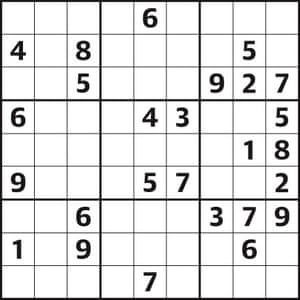
#> input picture tests/data/sudoku1.jpg, 300 x 300 px
$ python -i image.py   (imports and definitions only)
#> lines starting #> are read from the running program, lines starting #| are printed output that depends on the picture; after the words box and inside, x2 and y2 are one past the last pixel; in counts of white or black regions, pixels touching at a corner belong together
"""Image and bitmap processing utils"""
from PIL import Image
import numpy as np

# Scale down images larger than this
MAX_SIZE = 1000


def read_image(fname: str) -> (Image.Image, np.array):
    """Read file, return image and its bitmap array"""
#> called with fname = '../tests/data/sudoku1.jpg'
    im = Image.open(fname)
#> im is the input picture: PIL image 300x300 RGB; mean R, G, B 224.5, 224.4, 224.5
    while im.width > MAX_SIZE or im.height > MAX_SIZE:
        im = im.resize((im.width // 2, im.height // 2))
    bitmap = im.convert('1')
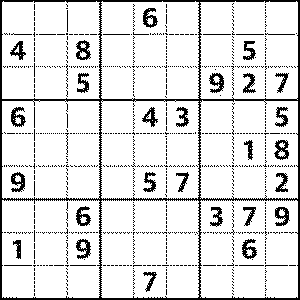
#> bitmap: PIL image 300x300 1; 87.9% white; black in thin lines or dots
    a = np.asarray(bitmap)
    a, pos = shrink(a)
    im = im.crop((pos[1], pos[0], pos[1] + a.shape[1], pos[0] + a.shape[0]))
    return im, a


def shrink_vertically(c: np.array, p: int):
    top, bottom = 0, len(c)
    while top < bottom:
        if all(c[top]):
            top += 1
            p += 1
        elif all(c[bottom - 1]):
            bottom -= 1
        else:
            break
    return c[top:bottom], p


def values_around(a, i, j):
    return [a[i + x, j + y]
            for x in range(-1, 2) for y in range(-1, 2)
            if (x, y) != (0, 0)
            and 0 <= i + x < a.shape[0]
            and 0 <= j + y < a.shape[1]]


def shrink(c, pos=(0, 0)):
    """Crop out empty margins of a bitmap"""
#> called with pos = (0, 0)
    # Shrink one pixel from each side
    c = np.copy(c[1:-1, 1:-1])
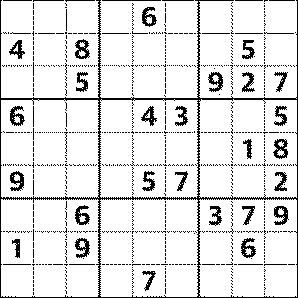
#> c: shape (298, 298) bool; 89% white; black in thin lines or dots
    pos = (pos[0] + 1, pos[1] + 1)
    c = remove_noise(c)
#> after the loop in remove_noise, `for i in range(c.shape[0]):`:
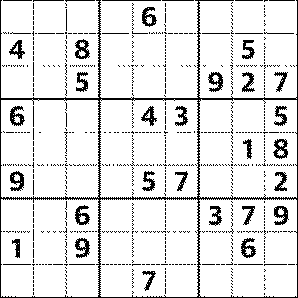
#> c: shape (298, 298) bool; 89.2% white; black in thin lines or dots
    # Shrink vertically
    c, vpos = shrink_vertically(c, pos[0])
#> in shrink_vertically, `top, bottom = 0, len(c)`: top = 0; bottom = 298
#> the loop in shrink_vertically, `while top < bottom:` made 1 pass
#> after the loop in shrink_vertically, `while top < bottom:`: p = 1; top = 0
#> vpos = 1
    # Shrink horizontally
    t = np.transpose(c)
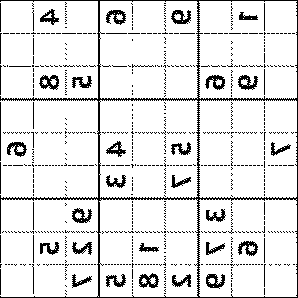
#> t: shape (298, 298) bool; 89.2% white; black in thin lines or dots
    t, hpos = shrink_vertically(t, pos[1])
#> the loop in shrink_vertically (call 2), `while top < bottom:` made 1 pass
#> hpos = 1
    return np.transpose(t), (vpos, hpos)


def remove_noise(c):
    c = np.copy(c)
    # Remove isolated pixels
    for i in range(c.shape[0]):
        for j in range(c.shape[1]):
            if not c[i, j] and all(values_around(c, i, j)):
                c[i, j] = True
    return c


def show_cells(a, cells):
    """Display bitmap with outlines of all cells; for debugging only"""
    im = Image.fromarray(a).convert('RGB')
    color = 0x0000ff
    for c, coords, _ in cells:
        for i in range(-1, c.shape[0] + 1):
            im.putpixel((coords[1] - 1, coords[0] + i), color)
            im.putpixel((coords[1] + c.shape[1], coords[0] + i), color)
        for i in range(-1, c.shape[1] + 1):
            im.putpixel((coords[1] + i, coords[0] - 1), color)
            im.putpixel((coords[1] + i, coords[0] + c.shape[0]), color)
    im.show()

>>> result = read_image('../tests/data/sudoku1.jpg')
#> in read_image, `a, pos = shrink(a)`: pos = (1, 1)
#> in read_image, `im = im.crop((pos[1], pos[0], pos[1] + a.shape[1], pos[0] + a.shape[0]))`:
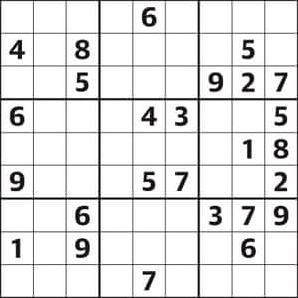
#> im: PIL image 298x298 RGB; mean R, G, B 227.3, 227.2, 227.3

$ run again, on tests/data/sudoku3.jpg
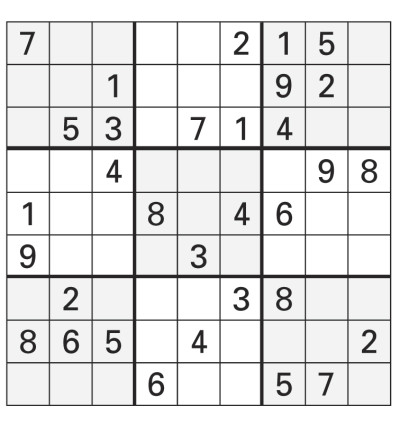
#> input picture tests/data/sudoku3.jpg, 400 x 425 px
#> in read_image, im is the input picture: PIL image 400x425 RGB; mean R, G, B 227.3, 227.2, 227.2
#> bitmap: PIL image 400x425 1; 89.1% white; black in thin lines or dots, all inside (x1, y1, x2, y2) = (6, 21, 391, 406)
#> after the loop in remove_noise, `for i in range(c.shape[0]):`:
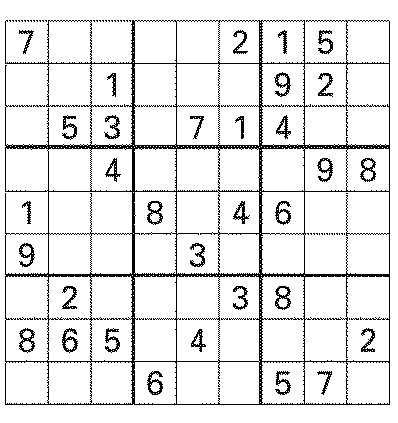
#> c: shape (423, 398) bool; 90.6% white; black in thin lines or dots, all inside (x1, y1, x2, y2) = (5, 20, 390, 405)
#> in shrink_vertically, `top, bottom = 0, len(c)`: top = 0; bottom = 423
#> the loop in shrink_vertically, `while top < bottom:` made 39 passes
#> bottom on passes 21 to 28: 422, 421, 420, 419, 418, 417, 416, 415
#> after the loop in shrink_vertically, `while top < bottom:`: bottom = 405; p = 21; top = 20
#> vpos = 21
#> the loop in shrink_vertically (call 2), `while top < bottom:` made 14 passes
#> bottom on passes 6 to 13: 397, 396, 395, 394, 393, 392, 391, 390
#> hpos = 6
#> a: shape (385, 385) bool; 89.3% white; black in thin lines or dots
#> pos = (21, 6)
#> in read_image, `im = im.crop((pos[1], pos[0], pos[1] + a.shape[1], pos[0] + a.shape[0]))`:
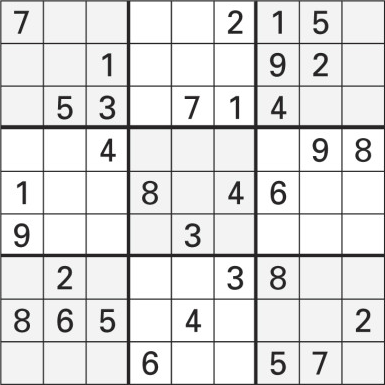
#> im: PIL image 385x385 RGB; mean R, G, B 223.4, 223.3, 223.4

$ run again, on tests/data/sudoku4.jpg
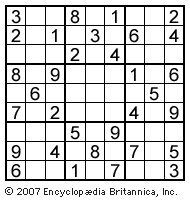
#> input picture tests/data/sudoku4.jpg, 190 x 200 px
#> in read_image, im is the input picture: PIL image 190x200 RGB; min 0, max 255, mean 210.3
#> bitmap: PIL image 190x200 1; 82.6% white; black in thin lines or dots
#> in shrink_vertically, `top, bottom = 0, len(c)`: top = 0; bottom = 198
#> the loop in shrink_vertically, `while top < bottom:` made 7 passes
#> bottom on passes 5 to 6: 197, 196
#> after the loop in shrink_vertically, `while top < bottom:`: bottom = 196; p = 5; top = 4
#> in shrink, `c, vpos = shrink_vertically(c, pos[0])`:
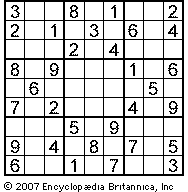
#> c: shape (192, 188) bool; 81.7% white; black in thin lines or dots
#> vpos = 5
#> the loop in shrink_vertically (call 2), `while top < bottom:` made 9 passes
#> bottom on passes 5 to 8: 187, 186, 185, 184
#> a: shape (192, 180) bool; 80.9% white; black in thin lines or dots
#> pos = (5, 5)
#> in read_image, `im = im.crop((pos[1], pos[0], pos[1] + a.shape[1], pos[0] + a.shape[0]))`:
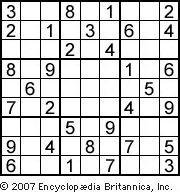
#> im: PIL image 180x192 RGB; min 0, max 255, mean 206

$ run again, on tests/data/sudoku5.png
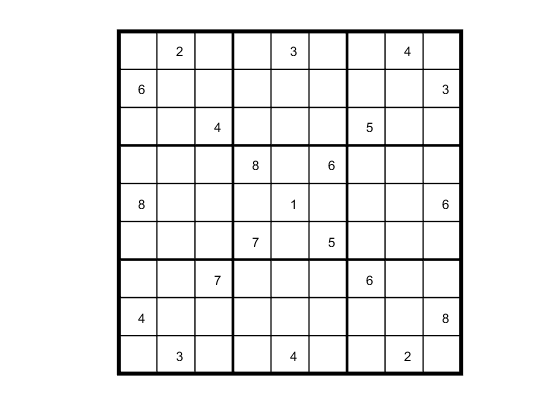
#> input picture tests/data/sudoku5.png, 560 x 420 px
#> in read_image, im is the input picture: PIL image 560x420 RGBA; mean R, G, B, A 239.2, 239.2, 239.2, 255
#> bitmap: PIL image 560x420 1; 93.9% white; 25 black regions (9 under 20 px), largest, box (x1, y1, x2, y2) and area: (117, 29, 463, 376) 13793, (442, 313, 449, 323) 29, (442, 199, 449, 209) 27
#> in shrink_vertically, `top, bottom = 0, len(c)`: top = 0; bottom = 418
#> the loop in shrink_vertically, `while top < bottom:` made 72 passes
#> bottom on passes 29 to 36: 417, 416, 415, 414, 413, 412, 411, 410
#> after the loop in shrink_vertically, `while top < bottom:`: bottom = 375; p = 29; top = 28
#> in shrink, `c, vpos = shrink_vertically(c, pos[0])`:
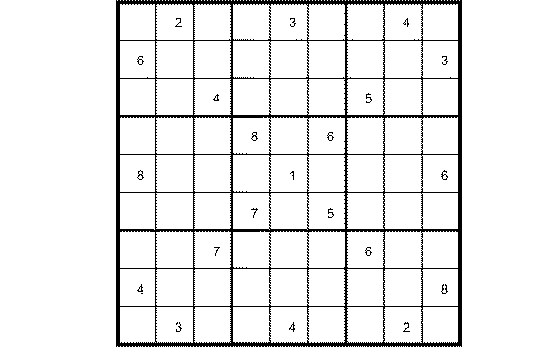
#> c: shape (347, 558) bool; 92.6% white; 24 black regions (8 under 20 px), largest, box (x1, y1, x2, y2) and area: (116, 0, 462, 347) 13793, (441, 284, 448, 294) 29, (441, 170, 448, 180) 27
#> vpos = 29
#> hpos = 117
#> a: shape (347, 346) bool; 88.1% white; 24 black regions (8 under 20 px), largest, box (x1, y1, x2, y2) and area: (0, 0, 346, 347) 13793, (325, 284, 332, 294) 29, (325, 170, 332, 180) 27
#> pos = (29, 117)
#> in read_image, `im = im.crop((pos[1], pos[0], pos[1] + a.shape[1], pos[0] + a.shape[0]))`:
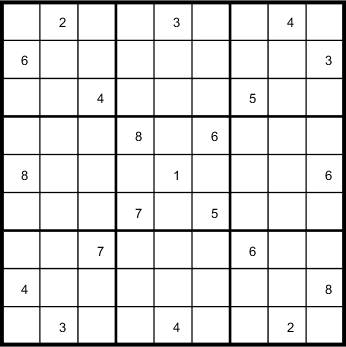
#> im: PIL image 346x347 RGBA; mean R, G, B, A 224.3, 224.3, 224.3, 255
